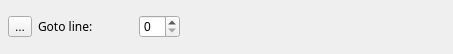
<ui version="4.0" >
 <author></author>
 <comment></comment>
 <exportmacro></exportmacro>
 <class>InlineGotoLine</class>
 <widget class="QWidget" name="InlineGotoLine" >
  <property name="geometry" >
   <rect>
    <x>0</x>
    <y>0</y>
    <width>453</width>
    <height>54</height>
   </rect>
  </property>
  <property name="windowTitle" >
   <string>Form</string>
  </property>
  <layout class="QHBoxLayout" >
   <property name="margin" >
    <number>8</number>
   </property>
   <property name="spacing" >
    <number>6</number>
   </property>
   <item>
    <widget class="QToolButton" name="buttonHide" >
     <property name="text" >
      <string>...</string>
     </property>
     <property name="icon" >
      <iconset resource="qtedit4.qrc" >:/images/fileclose.png</iconset>
     </property>
    </widget>
   </item>
   <item>
    <widget class="QLabel" name="label" >
     <property name="text" >
      <string>&lt;html>&lt;head>&lt;meta name=&quot;qrichtext&quot; content=&quot;1&quot; />&lt;/head>&lt;body style=&quot; white-space: pre-wrap; font-family:Sans Serif; font-weight:400; font-style:normal; text-decoration:none;&quot;>&lt;p style=&quot; margin-top:0px; margin-bottom:0px; margin-left:0px; margin-right:0px; -qt-block-indent:0; text-indent:0px;&quot;>Goto line:&lt;/p>&lt;/body>&lt;/html></string>
     </property>
    </widget>
   </item>
   <item>
    <spacer>
     <property name="orientation" >
      <enum>Qt::Horizontal</enum>
     </property>
     <property name="sizeType" >
      <enum>QSizePolicy::Fixed</enum>
     </property>
     <property name="sizeHint" >
      <size>
       <width>40</width>
       <height>20</height>
      </size>
     </property>
    </spacer>
   </item>
   <item>
    <widget class="QSpinBox" name="sbLineNumber" />
   </item>
   <item>
    <spacer>
     <property name="orientation" >
      <enum>Qt::Horizontal</enum>
     </property>
     <property name="sizeHint" >
      <size>
       <width>151</width>
       <height>20</height>
      </size>
     </property>
    </spacer>
   </item>
  </layout>
 </widget>
 <pixmapfunction></pixmapfunction>
 <resources>
  <include location="qtedit4.qrc" />
 </resources>
 <connections/>
</ui>
